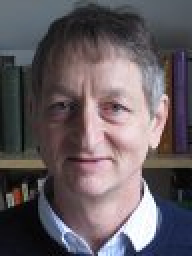
#> input picture opencv/face1.jpg, 96 x 128 px (shown 2 times larger)
$ python 02GrayScaleconversion.py
#> lines starting #> are read from the running program, lines starting #| are printed output that depends on the picture
import cv2 as cv

img = cv.imread('face1.jpg')
#> img is the input picture: shape (128, 96, 3); mean B, G, R 96.8, 92.1, 100.6

gray_img = cv.cvtColor(img, cv.COLOR_RGB2GRAY)
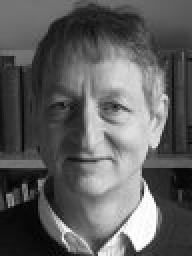
#> gray_img: shape (128, 96) (shown 2 times larger); min 1, max 255, mean 94.5

cv.imshow('gray', gray_img)

cv.imwrite('gray_face11.jpg', gray_img)

cv.imshow('read_img', img)

cv.waitKey(0)

cv.destroyAllWindows()

$ run again, with opencv/face2.jpg copied over opencv/face1.jpg
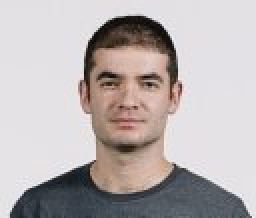
#> input picture opencv/face2.jpg, 128 x 109 px (shown 2 times larger)
#> img is the input picture: shape (109, 128, 3); mean B, G, R 178.1, 178.2, 185.2
#> `gray_img = cv.cvtColor(img, cv.COLOR_RGB2GRAY)`:
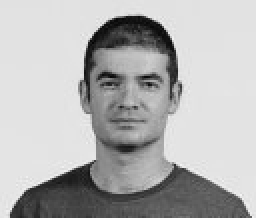
#> gray_img: shape (109, 128) (shown 2 times larger); min 4, max 245, mean 179

$ run again, with opencv/face3.jpg copied over opencv/face1.jpg
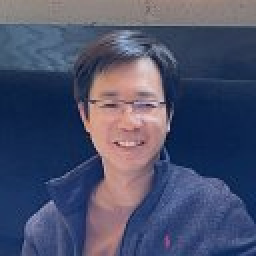
#> input picture opencv/face3.jpg, 128 x 128 px (shown 2 times larger)
#> img is the input picture: shape (128, 128, 3); mean B, G, R 107.2, 80.6, 74.9
#> `gray_img = cv.cvtColor(img, cv.COLOR_RGB2GRAY)`:
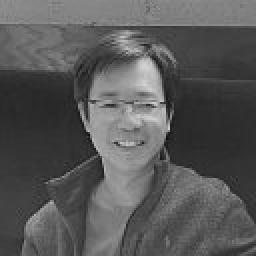
#> gray_img: shape (128, 128) (shown 2 times larger); min 14, max 210, mean 87.9

$ run again, with opencv/face4.jpg copied over opencv/face1.jpg
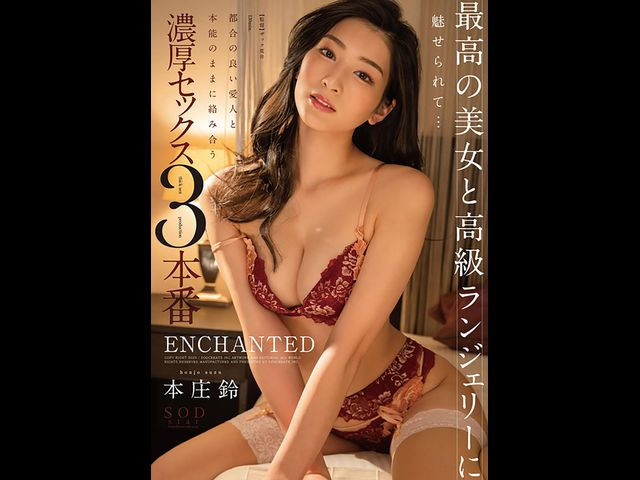
#> input picture opencv/face4.jpg, 640 x 480 px
#> img is the input picture: shape (480, 640, 3); mean B, G, R 39, 55.7, 80.9
#> `gray_img = cv.cvtColor(img, cv.COLOR_RGB2GRAY)`:
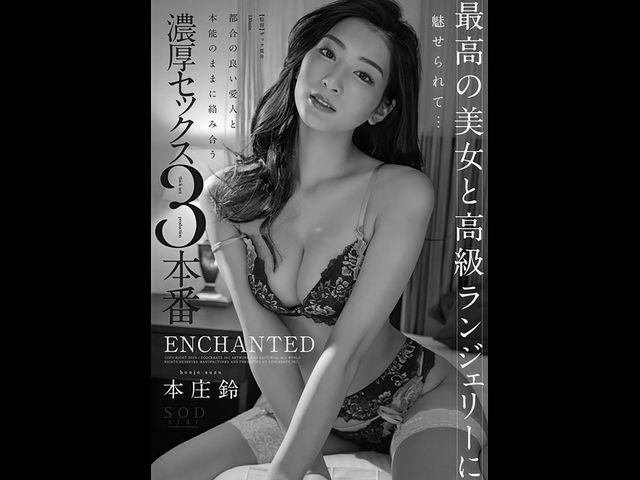
#> gray_img: shape (480, 640); min 0, max 255, mean 53.6
